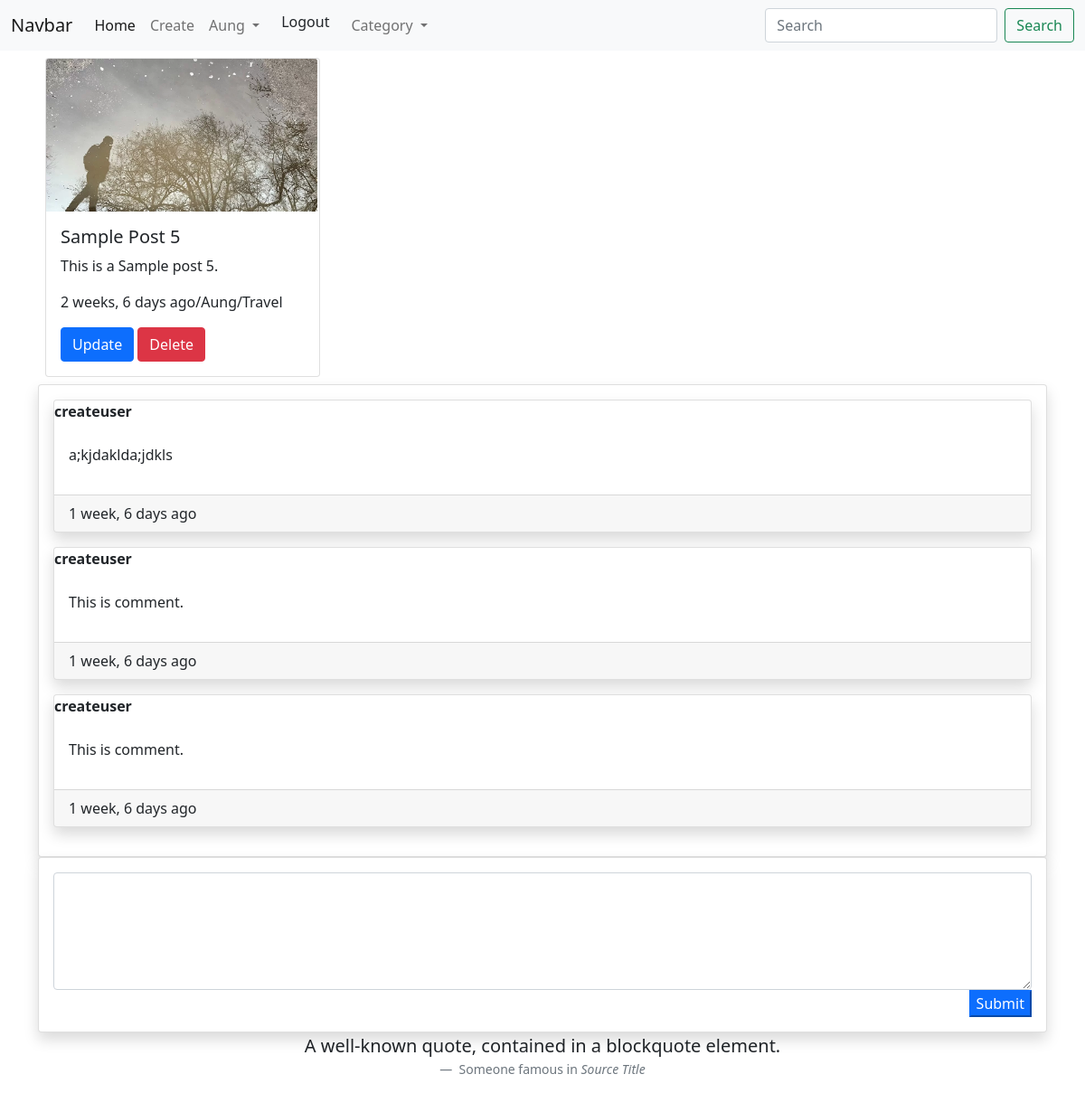
The app's page /blog/detail/18/ (signed in) with its own data.
### my_blog/models.py (models this page shows, shortened)
class PostModel(models.Model):
    id = models.AutoField(primary_key=True)
    title = models.CharField(max_length=100)
    content = models.TextField(default=None)
    image = models.ImageField(default=None)
    author = models.ForeignKey(User,on_delete=models.CASCADE)
    category = models.ForeignKey(CategoryModel, on_delete=models.CASCADE)
    created_date = models.DateTimeField(default=datetime.now)

class CategoryModel(models.Model):
    id = models.AutoField(primary_key=True)
    name = models.CharField(max_length=100)
    description = models.TextField(default=None)
    create_date = models.DateTimeField(default=datetime.now)
    def __str__(self):
        return self.name

class Comment(models.Model):
    id = models.AutoField(primary_key=True)
    file = models.FileField(default=None, blank=True, null=True)
    content = models.TextField(default=None)
    post = models.ForeignKey(PostModel, on_delete=models.CASCADE)
    author = models.ForeignKey(User, on_delete=models.CASCADE)
    create_date = models.DateTimeField(default=datetime.now)

### my_blog/views.py (the view, shortened to what this page needs)
# urls.py: path('detail/<int:p_id>/', postdetail, name="postdetail"),
@login_required(login_url='/login')
def postdetail(request, p_id):
    if request.method == "GET":
        post = PostModel.objects.get(id=p_id)
        cmt = Comment.objects.filter(post_id=p_id)
        return render(request, 'postdetail.html', {'post':post, 'cmt':cmt})

### util/context_processors.py (called while the page is built)
def allCategory(request):
    category = CategoryModel.objects.all()
    return {'categories':category}

### my_blog/templates/postdetail.html (shortened to what this page needs)
{% extends 'base.html' %}
{% load humanize %}
{% block body %}
<div  class="container px-auto">
    <div class="card col-3 m-2 shawdow-lg" style="width: 19rem;">
        {% if post.image %}
            <img src="{{post.image.url}}" style="width:300px" class="card-img-top">
        {% endif %}
        <div class="card-body">
            <h5 class="card-title">{{post.title}}</h5>
            <p class="card-text">{{post.content}}</p>
            <p class="card-text">
                {{post.created_date|naturaltime}}/{{post.author}}/{{post.category}}
            </p>
            {% if user.is_superuser %}
            <a href="/blog/update/{{post.id}}" class="btn btn-primary">Update</a>
            <a href="/blog/delete/{{post.id}}" onclick="return confirm('Are you sure?')" class="btn btn-danger">Delete</a>
            {% elif post.author.id == user.id %}
            <a href="/blog/update/{{post.id}}" class="btn btn-primary">Update</a>
            <a href="/blog/delete/{{post.id}}" onclick="return confirm('Are you sure?')" class="btn btn-danger">Delete</a>
            {% endif %}
        </div>
    </div>
    <div class="card shadow p-3">
        {% for c in cmt %}
        <div id="cmt" class="card mb-3 shadow">
            <div stype = "padding-left:10px" class="card-title">
              <b>{{c.author}}</b>
            </div>
            <div class="card-body">
                {{c.content| linebreaks}}
            </div>
            <div class="card-footer d-flex justify-content-between">
                <div>{{c.create_date|naturaltime}}</div>
        </div>
    </div>
    {% endfor %}
    </div>
    <form method="POST" class="card shadow p-3">
        <textarea name="content" style="height:130px;" class="form-control"></textarea>
        <div class="d-flex justify-content-end">
            <button type="submit", class="btn-primary">Submit</button>
        </div>
    </form>
</div>
{% endblock %}

### templates/header.html (shortened to what this page needs)
<nav class="navbar navbar-expand-lg navbar-light bg-light">
    <div class="container-fluid">
      <a class="navbar-brand" href="#">Navbar</a>
      <div class="collapse navbar-collapse" id="navbarSupportedContent">
        <ul class="navbar-nav me-auto mb-2 mb-lg-0">
          <li class="nav-item">
            <a class="nav-link active" href="/blog/list/">Home</a>
          </li>
          <li class="nav-item">
            <a class="nav-link" href="/blog/create/">Create</a>
          </li>
          {% if user.is_authenticated %}
          <li class="nav-item dropdown">
            <a class="nav-link dropdown-toggle" href="#" id="navbarDropdown" role="button" data-bs-toggle="dropdown" aria-expanded="false">
            {{user.username}}
            </a>
          </li>
          <li><a class="dropdown-item" href="/logout">Logout</a></li>
          {% endif %}
          <li class="nav-item dropdown">
            <a class="nav-link dropdown-toggle" href="#" id="navbarDropdown" role="button" data-bs-toggle="dropdown" aria-expanded="false">
            Category
            </a>
          </li>
        </ul>
        <form method="GET"action="{% url 'postlist' %}" class="d-flex">
          <input name="search" required class="form-control me-2" type="search" placeholder="Search" aria-label="Search">
          <button class="btn btn-outline-success" type="submit">Search</button>
        </form>
      </div>
    </div>
  </nav>

### records on screen
PostModel: image (picture), title "Sample Post 5", content "This is a Sample post 5.", created_date "2 weeks, 6 days ago", author "Aung", category "Travel"
Comment: author "createuser", content "a;kjdaklda;jdkls", create_date "1 week, 6 days ago"
Comment: author "createuser", content "This is comment.", create_date "1 week, 6 days ago"
Comment: author "createuser", content "This is comment.", create_date "1 week, 6 days ago"

### other values on screen
{{ user.username }} "Aung"
